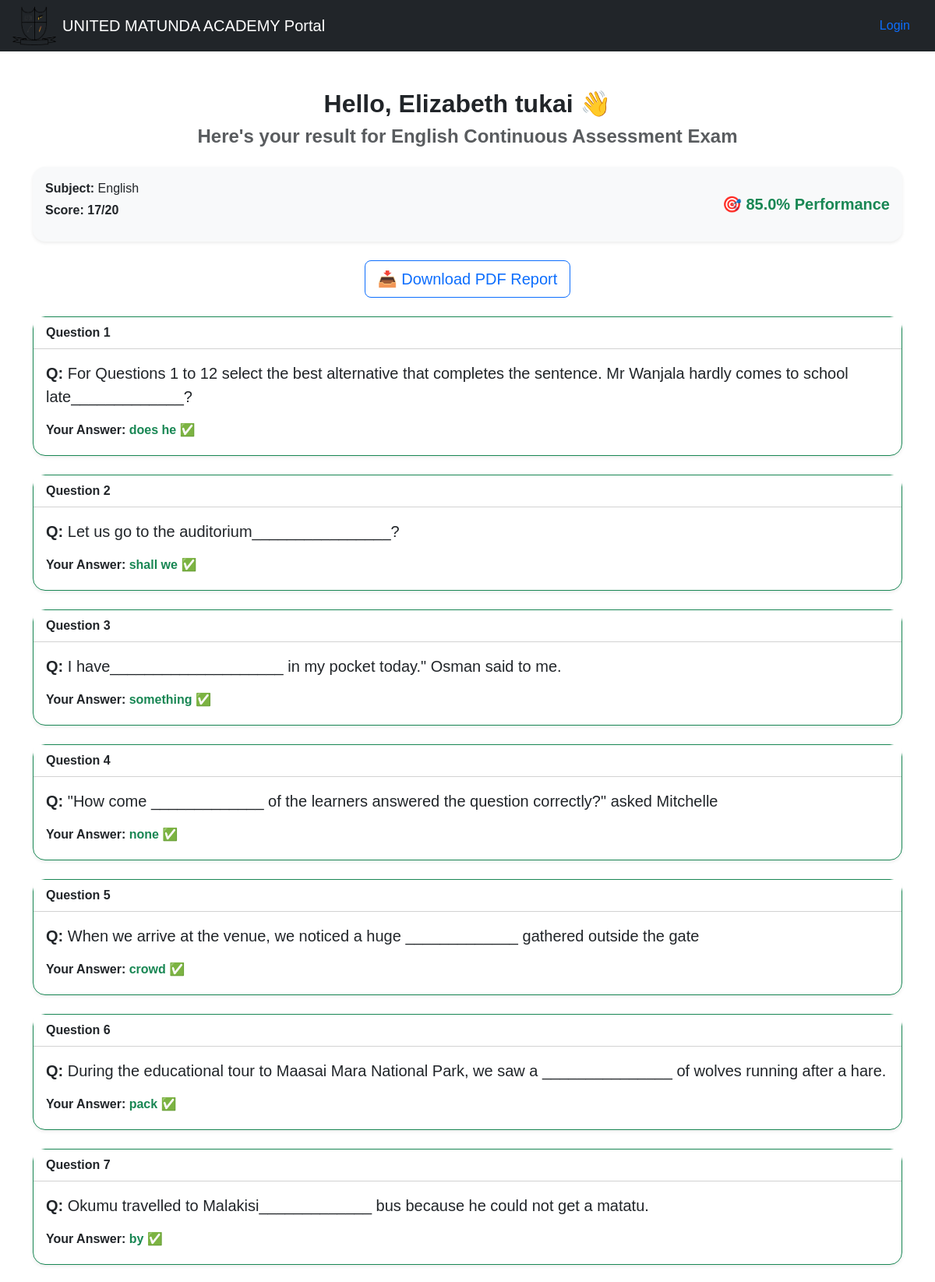
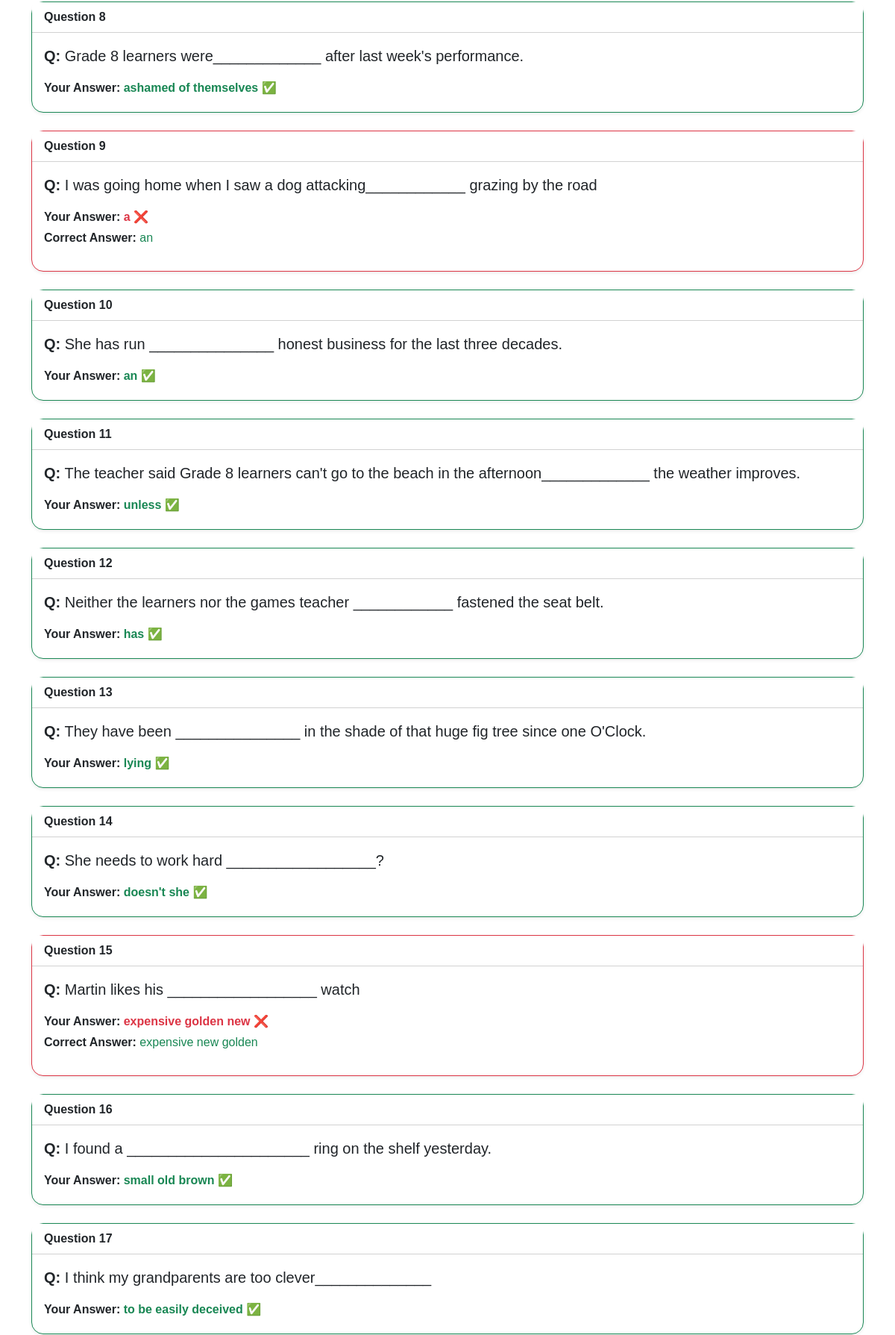
/assessment/result/98/ (upper part), run on the app's committed database (2 pictures, top to bottom).
### Assessments/models.py (models this page shows, shortened)
class AssessmentResult(models.Model):
    student = models.CharField(max_length=250)
    assessment = models.ForeignKey(Assessment,  on_delete=models.CASCADE)
    total_score = models.PositiveIntegerField()
    answers = models.JSONField(null=True, blank=True)
    completed_on = models.DateTimeField(auto_now_add=True)
    class Meta:
        ordering = ('-total_score',)

class Assessment(models.Model):
    title = models.CharField(max_length=255)
    user = models.ForeignKey(User,  on_delete=models.CASCADE, blank=True, null=True)
    grade = models.ForeignKey(Grade, related_name='grade_assessments', on_delete=models.CASCADE)
    subject = models.ForeignKey(Subject, on_delete=models.CASCADE)
    teacher = models.CharField(max_length=250)
    scheduled_date = models.DateTimeField()
    duration_minutes = models.PositiveIntegerField()
    created = models.DateTimeField(auto_now_add=True)
    description = models.TextField(blank=True, null=True)
    is_published = models.BooleanField(default=False)
    done = models.BooleanField(default=False)
    class Meta:
        ordering = ('-created',)

class Question(models.Model):
    assessment = models.ForeignKey(Assessment, on_delete=models.CASCADE, related_name='questions')
    text = models.TextField()
    marks = models.PositiveIntegerField(default=1)

class Choice(models.Model):
    question = models.ForeignKey(Question, on_delete=models.CASCADE, related_name='choices')
    text = models.CharField(max_length=255)
    is_correct = models.BooleanField(default=False)

### Subjects/models.py (models this page shows, shortened)
class Subject(models.Model):
    grade = models.ForeignKey(Grade, on_delete=models.CASCADE, blank=True)
    name = models.CharField(max_length=250)

### Assessments/views.py (the view)
# urls.py: path('result/<int:pk>/', views.AssessmentResultView.as_view(), name='assessment_result'),
class AssessmentResultView(DetailView):
    model = AssessmentResult
    template_name = "results.html"
    context_object_name = "result"
    def get_context_data(self, **kwargs):
        context = super().get_context_data(**kwargs)
        result = self.get_object()
        assessment = result.assessment
        questions = assessment.questions.all()
        answers = result.answers or {}
        data = []
        correct_count = 0
        for q in questions:
            selected_choice_id = answers.get(str(q.id))
            selected_choice = Choice.objects.filter(id=selected_choice_id).first()
            correct_choice = q.choices.filter(is_correct=True).first()
            is_correct = (
                selected_choice_id == correct_choice.id
                if (selected_choice and correct_choice) else False
            )
            if is_correct:
                correct_count += 1
            data.append({
                "question": q.text,
                "selected": selected_choice.text if selected_choice else "No answer",
                "correct": correct_choice.text if correct_choice else "N/A",
                "is_correct": is_correct,
            })
        total = questions.count()
        percentage = round((correct_count / total) * 100, 2) if total else 0
        context.update({
            "assessment": assessment,
            "student_name": result.student,  # 👈 Use student name from AssessmentResult
            "questions_data": data,
            "correct_count": correct_count,
            "total": total,
            "percentage": percentage,
        })
        return context

### Assessments/templates/results.html (shortened to what this page needs)
{% extends 'base.html' %}
{% block content %}
<div class="container mt-5">
    <div class="text-center mb-4">
        <h2 class="fw-bold">Hello, {{ student_name }} 👋</h2>
        <h4 class="text-muted">Here's your result for <strong>{{ assessment.title }}</strong></h4>
    </div>
    <div class="card shadow-sm mb-4 border-0 bg-light">
        <div class="card-body">
            <div class="row align-items-center">
                <div class="col-md-6 mb-2">
                    <p class="mb-1"><strong>Subject:</strong> {{ assessment.subject.name }}</p>
                    <p class="mb-1">
                        <strong>Score:</strong>
                        <span class="fw-bold">{{ correct_count }}/{{ total }}</span>
                    </p>
                </div>
                <div class="col-md-6 text-md-end">
                    <h5 class="text-success mb-0">🎯 <span class="fw-bold">{{ percentage }}%</span> Performance</h5>
                </div>
            </div>
        </div>
    </div>
    <div class="text-center mb-4">
        <a class="btn btn-outline-primary btn-lg" href="{% url 'download_result_pdf' result.id %}">
            📥 Download PDF Report
        </a>
    </div>
    {% for item in questions_data %}
        <div class="card mb-4 shadow-sm border {% if item.is_correct %}border-success{% else %}border-danger{% endif %}">
            <div class="card-header bg-white">
                <strong>Question {{ forloop.counter }}</strong>
            </div>
            <div class="card-body">
                <p class="fs-5"><strong>Q:</strong> {{ item.question }}</p>
                <p class="fs-6 mb-1">
                    <strong>Your Answer:</strong>
                    <span class="{% if item.is_correct %}text-success{% else %}text-danger{% endif %} fw-semibold">
                        {{ item.selected|default:"No answer" }}
                        {% if item.is_correct %}
                            ✅
                        {% else %}
                            ❌
                        {% endif %}
                    </span>
                </p>
                {% if not item.is_correct %}
                <p class="fs-6">
                    <strong>Correct Answer:</strong>
                    <span class="text-success">
                        {{ item.correct|default:"Not available" }}
                    </span>
                </p>
                {% endif %}
            </div>
        </div>
    {% empty %}
        <p class="text-muted">No questions found for this assessment.</p>
    {% endfor %}
</div>
{% endblock %}

### Assessments/templates/base.html (style rules this page uses)
body { font-family: 'Poppins', sans-serif; }
h1, h2, h3, h4, h5 { font-family: 'Poppins', sans-serif; font-weight: 600; }
.card { border-radius: 1rem; }

### data on the page
AssessmentResult: student "Elizabeth tukai"
Assessment: title "English Continuous Assessment Exam", subject.name "English"
Question: question "For Questions 1 to 12 select the best alternative that completes the sentence. Mr Wanjala hardly comes to school late_____________?"
Choice: selected "does he"
Question: question "Let us go to the auditorium________________?"
Choice: selected "shall we"
Question: question "I have____________________ in my pocket today.\" Osman said to me."
Choice: selected "something"
Question: question "\"How come _____________ of the learners answered the question correctly?\" asked Mitchelle"
Choice: selected "none"
Question: question "When we arrive at the venue, we noticed a huge _____________ gathered outside the gate"
Choice: selected "crowd"
Question: question "During the educational tour to Maasai Mara National Park, we saw a _______________ of wolves running after a hare."
Choice: selected "pack"
Question: question "Okumu travelled to Malakisi_____________ bus because he could not get a matatu."
Choice: selected "by"
Question: question "Grade 8 learners were_____________ after last week's performance."
Choice: selected "ashamed of themselves"
Question: question "I was going home when I saw a dog attacking____________ grazing by the road"
Choice: correct "an"
Question: question "She has run _______________ honest business for the last three decades."
Choice: selected "an"
Question: question "The teacher said Grade 8 learners can't go to the beach in the afternoon_____________ the weather improves."
Choice: selected "unless"
Question: question "Neither the learners nor the games teacher ____________ fastened the seat belt."
Choice: selected "has"
Question: question "They have been _______________ in the shade of that huge fig tree since one O'Clock."
Choice: selected "lying"
Question: question "She needs to work hard __________________?"
Choice: selected "doesn't she"
Question: question "Martin likes his __________________ watch"
Choice: selected "expensive golden new"
Choice: correct "expensive new golden"
Question: question "I found a ______________________ ring on the shelf yesterday."
Choice: selected "small old brown"
Question: question "I think my grandparents are too clever______________"
Choice: selected "to be easily deceived"

### other printed values
{{ correct_count }} "17"
{{ total }} "20"
{{ percentage }} "85.0"
{{ item.selected|default:"No answer" }} "a"
